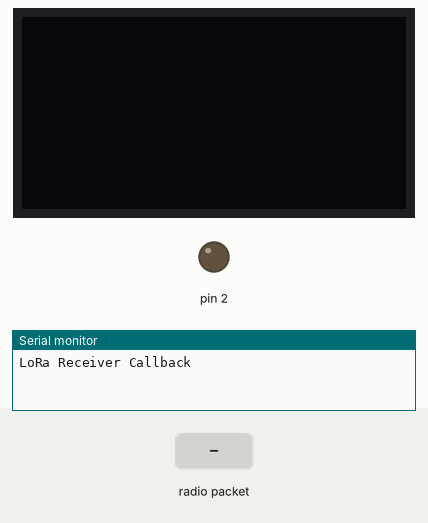
Simulated run of this sketch. Board: Arduino Uno, built with avr-gcc and run on an emulated ATmega328P. Parts: 128×64 one-colour display, output pins drawn as LEDs (lit = HIGH), the last lines printed to the serial monitor. The inputs (shaded band) are chosen by the test bench. The display library's start-up logo is not drawn; no radio packets arrive unless stated.

Above: at 1.2 s.
1.3 s: radio packet "1" arrives
2.8 s: radio packet "0" arrives
At 4.0 s:
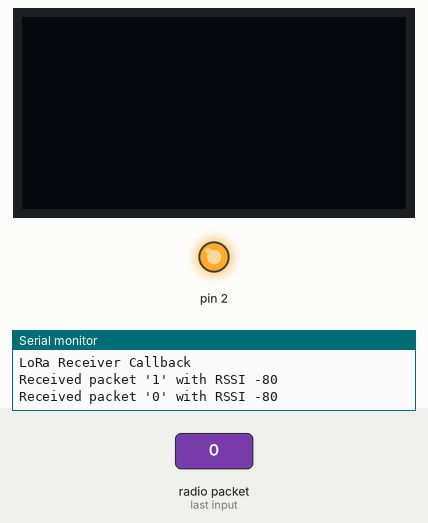
4.3 s: radio packet "2" arrives
At 5.4 s:
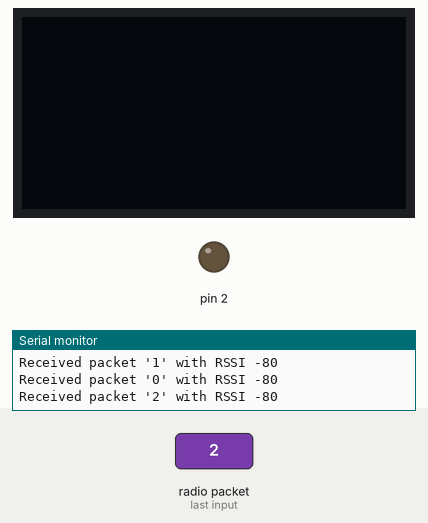
Timing chart, 0 to 7.3 s (numbered marks = the images above; inputs shaded):
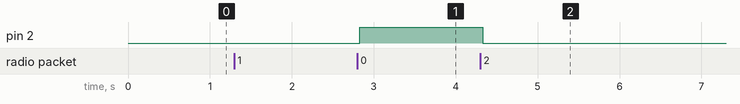

The sketch:

Receiver.ino
```cpp
#include <SPI.h>
#include <LoRa.h>
#include <Wire.h>
#include <Adafruit_GFX.h>
#include <Adafruit_SSD1306.h>

#define SCREEN_WIDTH 128 // OLED display width, in pixels
#define SCREEN_HEIGHT 64 // OLED display height, in pixels

// Declaration for an SSD1306 display connected to I2C (SDA, SCL pins)
#define OLED_RESET     9 // Reset pin # (or -1 if sharing Arduino reset pin)
Adafruit_SSD1306 display(SCREEN_WIDTH, SCREEN_HEIGHT, &Wire, OLED_RESET);

#define ss 27
#define rst 26
#define dio0 13

void setup() {
  Serial.begin(115200);
  while (!Serial);
  pinMode(2, OUTPUT);
  if(!display.begin(SSD1306_SWITCHCAPVCC, 0x3C)) { // Address 0x3D for 128x64
    Serial.println(F("SSD1306 allocation failed"));
    for(;;); // Don't proceed, loop forever
  }

  Serial.println("LoRa Receiver Callback");

  LoRa.setPins(ss, rst, dio0);

  if (!LoRa.begin(915E6)) {
    Serial.println("Starting LoRa failed!");
    while (1);
  }

  display.display();
  delay(2);
  display.clearDisplay();

  // register the receive callback
  LoRa.onReceive(onReceive);

  // put the radio into receive mode
  LoRa.receive();
}

void loop() {
  // do nothing
}

void onReceive(int packetSize) {
  // received a packet
  Serial.print("Received packet '");

  // read packet
  for (int i = 0; i < packetSize; i++) {
    Serial.print((char)LoRa.read());
  }

  // print RSSI of packet
  Serial.print("' with RSSI ");
  Serial.println(LoRa.packetRssi());
  static int blink;
  digitalWrite(2, blink);
  blink = ~blink;

}
```

Measured:
- after the input at 2.8 s, pin 2: LOW → HIGH at once
- after the input at 4.3 s, pin 2: HIGH → LOW at once
